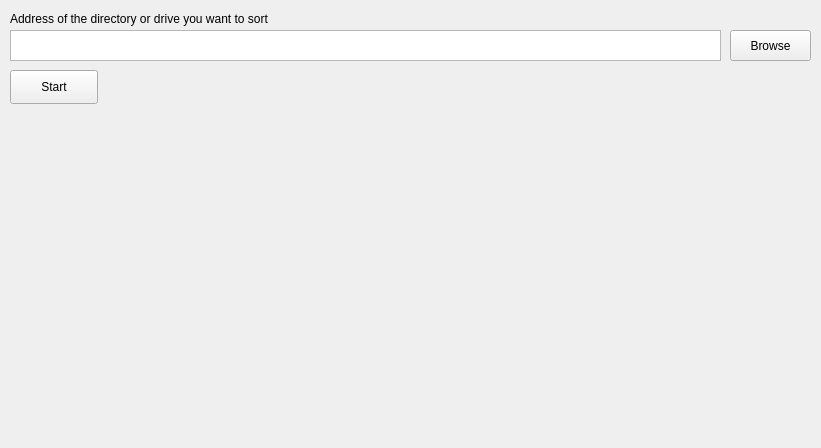
<?xml version="1.0" encoding="UTF-8"?>
<ui version="4.0">
 <class>main_windows</class>
 <widget class="QWidget" name="main_windows">
  <property name="geometry">
   <rect>
    <x>0</x>
    <y>0</y>
    <width>821</width>
    <height>448</height>
   </rect>
  </property>
  <property name="windowTitle">
   <string>Widget</string>
  </property>
  <widget class="QLabel" name="label_masseage">
   <property name="geometry">
    <rect>
     <x>10</x>
     <y>10</y>
     <width>301</width>
     <height>17</height>
    </rect>
   </property>
   <property name="text">
    <string>Address of the directory or drive you want to sort</string>
   </property>
  </widget>
  <widget class="QPushButton" name="button_browse">
   <property name="geometry">
    <rect>
     <x>730</x>
     <y>30</y>
     <width>81</width>
     <height>31</height>
    </rect>
   </property>
   <property name="text">
    <string>Browse</string>
   </property>
  </widget>
  <widget class="QTextEdit" name="path_file">
   <property name="geometry">
    <rect>
     <x>10</x>
     <y>30</y>
     <width>711</width>
     <height>31</height>
    </rect>
   </property>
  </widget>
  <widget class="QPushButton" name="button_start">
   <property name="geometry">
    <rect>
     <x>10</x>
     <y>70</y>
     <width>88</width>
     <height>34</height>
    </rect>
   </property>
   <property name="text">
    <string>Start</string>
   </property>
  </widget>
  <zorder>button_browse</zorder>
  <zorder>label_masseage</zorder>
  <zorder>path_file</zorder>
  <zorder>button_start</zorder>
 </widget>
 <resources/>
 <connections/>
 <slots>
  <slot>mybutton_clicked()</slot>
 </slots>
</ui>
